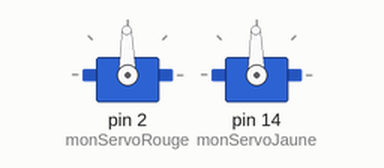
This sketch was run on a simulated Arduino Uno, built with avr-gcc and run on an emulated ATmega328P. Parts: 2 × servo.

Above: at 0.05 s.
At 2.0 s:
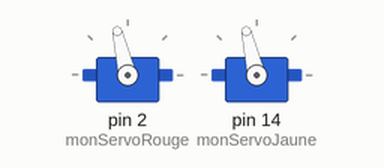
At 4.7 s:
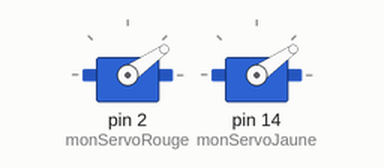
At 9.35 s:
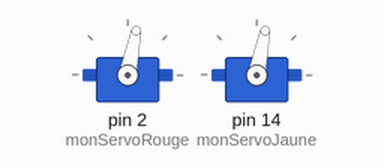
Timing chart, 0 to 12.7 s (numbered marks = the images above):
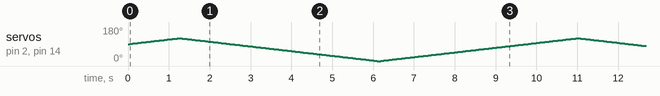

The sketch:

2Servo.ino
```cpp
// 2 Servo

#include <Servo.h>;

Servo monServoRouge;
Servo monServoJaune;


void setup() {
  Serial.begin(9600);

   monServoRouge.attach(2);
   monServoJaune.attach(14);

   /*
   int positionServo =  monServoRouge.read();
   monServoJaune.write(120 - positionServo); // on met ServoRouge au même niveau que ServoJaune


  // MONTER

  for (positionServo ; positionServo<=120 ; positionServo++){
    monServoRouge.write(120 - positionServo);
    monServoJaune.write(positionServo);
    delay(40);
  }


  // DESCENDRE

  for (positionServo ; positionServo >=0 ; positionServo--){
    monServoRouge.write(120 - positionServo);
    monServoJaune.write(positionServo);
    delay(40);
  }
  */

   int positionServo =  monServoRouge.read();
   monServoJaune.write(positionServo); // on met ServoRouge au même niveau que ServoJaune
}


void loop() {

    int positionServo =  monServoRouge.read();


  // MONTER

  for (positionServo ; positionServo<=120 ; positionServo++){
    monServoRouge.write(positionServo);
    monServoJaune.write(positionServo);
    delay(40);
  }


  // DESCENDRE

  for (positionServo ; positionServo >=0 ; positionServo--){
    monServoRouge.write(positionServo);
    monServoJaune.write(positionServo);
    delay(40);
  }

}
```
